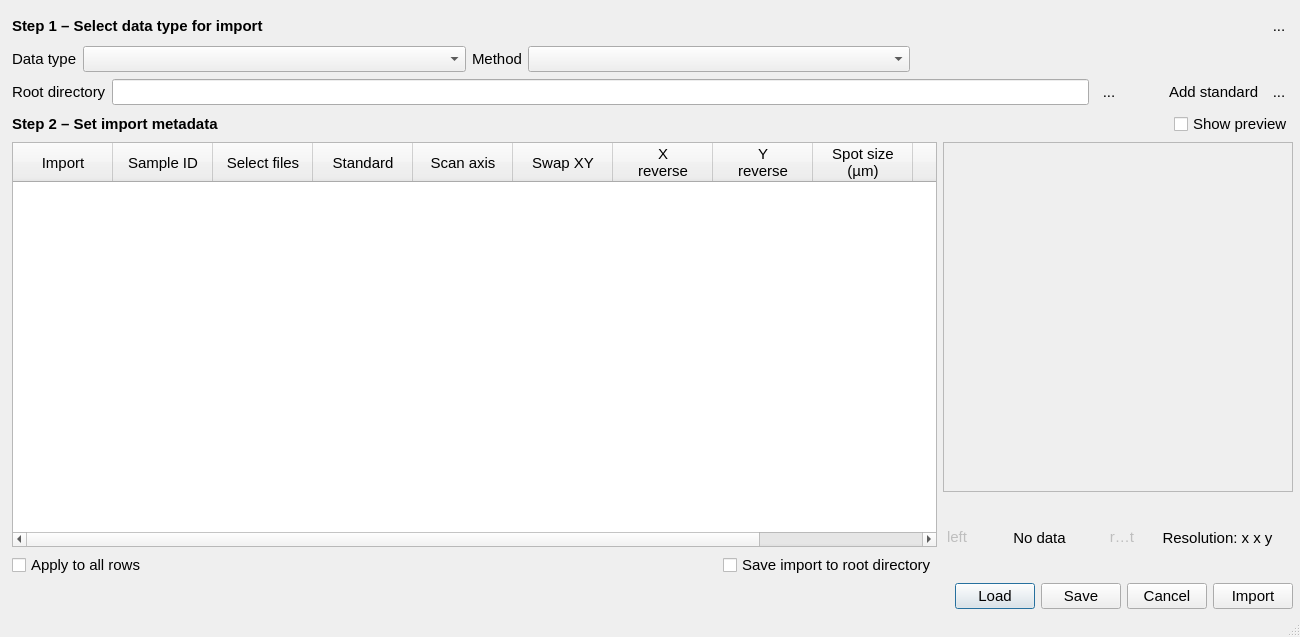
<?xml version="1.0" encoding="UTF-8"?>
<ui version="4.0">
 <class>MapImportDialog</class>
 <widget class="QDialog" name="MapImportDialog">
  <property name="geometry">
   <rect>
    <x>0</x>
    <y>0</y>
    <width>1300</width>
    <height>637</height>
   </rect>
  </property>
  <property name="sizePolicy">
   <sizepolicy hsizetype="Expanding" vsizetype="Fixed">
    <horstretch>0</horstretch>
    <verstretch>0</verstretch>
   </sizepolicy>
  </property>
  <property name="font">
   <font>
    <pointsize>11</pointsize>
   </font>
  </property>
  <property name="windowTitle">
   <string>MainWindow</string>
  </property>
  <widget class="QStatusBar" name="statusBar">
   <property name="geometry">
    <rect>
     <x>0</x>
     <y>610</y>
     <width>1301</width>
     <height>27</height>
    </rect>
   </property>
   <property name="sizePolicy">
    <sizepolicy hsizetype="Expanding" vsizetype="Preferred">
     <horstretch>0</horstretch>
     <verstretch>0</verstretch>
    </sizepolicy>
   </property>
  </widget>
  <widget class="QWidget" name="layoutWidget">
   <property name="geometry">
    <rect>
     <x>12</x>
     <y>12</y>
     <width>1281</width>
     <height>597</height>
    </rect>
   </property>
   <layout class="QVBoxLayout" name="verticalLayout_3">
    <item>
     <layout class="QHBoxLayout" name="horizontalLayout_7">
      <item>
       <widget class="QLabel" name="label">
        <property name="font">
         <font>
          <pointsize>11</pointsize>
          <bold>true</bold>
         </font>
        </property>
        <property name="text">
         <string>Step 1 – Select data type for import</string>
        </property>
       </widget>
      </item>
      <item>
       <spacer name="horizontalSpacer_5">
        <property name="orientation">
         <enum>Qt::Horizontal</enum>
        </property>
        <property name="sizeHint" stdset="0">
         <size>
          <width>40</width>
          <height>20</height>
         </size>
        </property>
       </spacer>
      </item>
      <item>
       <widget class="QToolButton" name="toolButton">
        <property name="minimumSize">
         <size>
          <width>28</width>
          <height>28</height>
         </size>
        </property>
        <property name="maximumSize">
         <size>
          <width>28</width>
          <height>28</height>
         </size>
        </property>
        <property name="toolTip">
         <string>Open help page</string>
        </property>
        <property name="styleSheet">
         <string notr="true">border : none;</string>
        </property>
        <property name="text">
         <string>...</string>
        </property>
        <property name="icon">
         <iconset resource="../resources.qrc">
          <normaloff>:/resources/icons/icon-question-64.svg</normaloff>:/resources/icons/icon-question-64.svg</iconset>
        </property>
        <property name="iconSize">
         <size>
          <width>24</width>
          <height>24</height>
         </size>
        </property>
       </widget>
      </item>
     </layout>
    </item>
    <item>
     <layout class="QHBoxLayout" name="horizontalLayout_2">
      <item>
       <widget class="QLabel" name="labelDataType">
        <property name="text">
         <string>Data type</string>
        </property>
       </widget>
      </item>
      <item>
       <widget class="QComboBox" name="comboBoxDataType">
        <property name="sizePolicy">
         <sizepolicy hsizetype="MinimumExpanding" vsizetype="Fixed">
          <horstretch>0</horstretch>
          <verstretch>0</verstretch>
         </sizepolicy>
        </property>
        <property name="toolTip">
         <string>Select data type</string>
        </property>
        <item>
         <property name="text">
          <string/>
         </property>
        </item>
        <item>
         <property name="text">
          <string>LA-ICP-MS</string>
         </property>
        </item>
        <item>
         <property name="text">
          <string>MLA</string>
         </property>
        </item>
        <item>
         <property name="text">
          <string>XRF</string>
         </property>
        </item>
        <item>
         <property name="text">
          <string>CL</string>
         </property>
        </item>
        <item>
         <property name="text">
          <string>SEM</string>
         </property>
        </item>
        <item>
         <property name="text">
          <string>Petrography photo</string>
         </property>
        </item>
       </widget>
      </item>
      <item>
       <widget class="QLabel" name="labelMethod">
        <property name="text">
         <string>Method</string>
        </property>
       </widget>
      </item>
      <item>
       <widget class="QComboBox" name="comboBoxMethod">
        <property name="sizePolicy">
         <sizepolicy hsizetype="MinimumExpanding" vsizetype="Fixed">
          <horstretch>0</horstretch>
          <verstretch>0</verstretch>
         </sizepolicy>
        </property>
        <property name="toolTip">
         <string>Select method of collection for data type</string>
        </property>
       </widget>
      </item>
      <item>
       <spacer name="horizontalSpacer">
        <property name="orientation">
         <enum>Qt::Horizontal</enum>
        </property>
        <property name="sizeHint" stdset="0">
         <size>
          <width>40</width>
          <height>20</height>
         </size>
        </property>
       </spacer>
      </item>
     </layout>
    </item>
    <item>
     <layout class="QHBoxLayout" name="horizontalLayout_5">
      <item>
       <widget class="QLabel" name="labelRootDirectory">
        <property name="text">
         <string>Root directory</string>
        </property>
       </widget>
      </item>
      <item>
       <widget class="QLineEdit" name="lineEditRootDirectory">
        <property name="toolTip">
         <string>Base directory filled with sample directories</string>
        </property>
        <property name="readOnly">
         <bool>true</bool>
        </property>
       </widget>
      </item>
      <item>
       <widget class="QToolButton" name="toolButtonOpenDirectory">
        <property name="minimumSize">
         <size>
          <width>28</width>
          <height>28</height>
         </size>
        </property>
        <property name="maximumSize">
         <size>
          <width>28</width>
          <height>28</height>
         </size>
        </property>
        <property name="toolTip">
         <string>Open directory</string>
        </property>
        <property name="styleSheet">
         <string notr="true">border : none;</string>
        </property>
        <property name="text">
         <string>...</string>
        </property>
        <property name="icon">
         <iconset resource="../resources.qrc">
          <normaloff>:/resources/icons/icon-add-directory-64.svg</normaloff>:/resources/icons/icon-add-directory-64.svg</iconset>
        </property>
        <property name="iconSize">
         <size>
          <width>24</width>
          <height>24</height>
         </size>
        </property>
       </widget>
      </item>
      <item>
       <spacer name="horizontalSpacer_3">
        <property name="orientation">
         <enum>Qt::Horizontal</enum>
        </property>
        <property name="sizeType">
         <enum>QSizePolicy::Fixed</enum>
        </property>
        <property name="sizeHint" stdset="0">
         <size>
          <width>40</width>
          <height>20</height>
         </size>
        </property>
       </spacer>
      </item>
      <item>
       <widget class="QLabel" name="labelAddStandard">
        <property name="text">
         <string>Add standard</string>
        </property>
       </widget>
      </item>
      <item>
       <widget class="QToolButton" name="toolButtonAddStandard">
        <property name="minimumSize">
         <size>
          <width>28</width>
          <height>28</height>
         </size>
        </property>
        <property name="maximumSize">
         <size>
          <width>28</width>
          <height>28</height>
         </size>
        </property>
        <property name="toolTip">
         <string>Add standard</string>
        </property>
        <property name="styleSheet">
         <string notr="true">border : none;</string>
        </property>
        <property name="text">
         <string>...</string>
        </property>
        <property name="icon">
         <iconset resource="../resources.qrc">
          <normaloff>:/resources/icons/icon-accept-64.svg</normaloff>:/resources/icons/icon-accept-64.svg</iconset>
        </property>
        <property name="iconSize">
         <size>
          <width>24</width>
          <height>24</height>
         </size>
        </property>
       </widget>
      </item>
     </layout>
    </item>
    <item>
     <layout class="QHBoxLayout" name="horizontalLayout_8">
      <item>
       <widget class="QLabel" name="label_2">
        <property name="font">
         <font>
          <pointsize>11</pointsize>
          <bold>true</bold>
         </font>
        </property>
        <property name="text">
         <string>Step 2 – Set import metadata</string>
        </property>
       </widget>
      </item>
      <item>
       <spacer name="horizontalSpacer_6">
        <property name="orientation">
         <enum>Qt::Horizontal</enum>
        </property>
        <property name="sizeHint" stdset="0">
         <size>
          <width>40</width>
          <height>20</height>
         </size>
        </property>
       </spacer>
      </item>
      <item>
       <widget class="QCheckBox" name="checkBoxPreview">
        <property name="toolTip">
         <string>Show preview map</string>
        </property>
        <property name="text">
         <string>Show preview</string>
        </property>
       </widget>
      </item>
     </layout>
    </item>
    <item>
     <layout class="QHBoxLayout" name="horizontalLayout_6">
      <item>
       <layout class="QVBoxLayout" name="verticalLayoutMetadataTable">
        <item>
         <widget class="QTableWidget" name="tableWidgetMetadata">
          <property name="toolTip">
           <string>Add missing metadata.  If left blank, quick import assumes square pixel dimensions</string>
          </property>
          <attribute name="horizontalHeaderCascadingSectionResizes">
           <bool>false</bool>
          </attribute>
          <attribute name="horizontalHeaderHighlightSections">
           <bool>false</bool>
          </attribute>
          <column>
           <property name="text">
            <string>Import</string>
           </property>
          </column>
          <column>
           <property name="text">
            <string>Sample ID</string>
           </property>
          </column>
          <column>
           <property name="text">
            <string>Select files</string>
           </property>
          </column>
          <column>
           <property name="text">
            <string>Standard</string>
           </property>
          </column>
          <column>
           <property name="text">
            <string>Scan axis</string>
           </property>
          </column>
          <column>
           <property name="text">
            <string>Swap XY</string>
           </property>
          </column>
          <column>
           <property name="text">
            <string>X
reverse</string>
           </property>
          </column>
          <column>
           <property name="text">
            <string>Y
reverse</string>
           </property>
          </column>
          <column>
           <property name="text">
            <string>Spot size
(µm)</string>
           </property>
          </column>
          <column>
           <property name="text">
            <string>Sweep
(s)</string>
           </property>
          </column>
          <column>
           <property name="text">
            <string>Speed
(µm/s)</string>
           </property>
          </column>
         </widget>
        </item>
        <item>
         <layout class="QHBoxLayout" name="horizontalLayout_4">
          <item>
           <widget class="QCheckBox" name="checkBoxApplyAll">
            <property name="toolTip">
             <string>&lt;html&gt;&lt;head/&gt;&lt;body&gt;&lt;p&gt;Apply changes to a single row in a column to all rows in the column&lt;/p&gt;&lt;/body&gt;&lt;/html&gt;</string>
            </property>
            <property name="text">
             <string>Apply to all rows</string>
            </property>
           </widget>
          </item>
          <item>
           <spacer name="horizontalSpacer_4">
            <property name="orientation">
             <enum>Qt::Horizontal</enum>
            </property>
            <property name="sizeHint" stdset="0">
             <size>
              <width>40</width>
              <height>20</height>
             </size>
            </property>
           </spacer>
          </item>
          <item>
           <widget class="QCheckBox" name="checkBoxSaveToRoot">
            <property name="toolTip">
             <string>Save import files to root directory, otherwise files are saved in $basedir/data/datatype</string>
            </property>
            <property name="text">
             <string>Save import to root directory</string>
            </property>
           </widget>
          </item>
         </layout>
        </item>
       </layout>
      </item>
      <item>
       <layout class="QVBoxLayout" name="verticalLayout_2">
        <item>
         <widget class="QFrame" name="framePreviewSample">
          <property name="sizePolicy">
           <sizepolicy hsizetype="Fixed" vsizetype="Fixed">
            <horstretch>0</horstretch>
            <verstretch>0</verstretch>
           </sizepolicy>
          </property>
          <property name="minimumSize">
           <size>
            <width>350</width>
            <height>350</height>
           </size>
          </property>
          <property name="maximumSize">
           <size>
            <width>350</width>
            <height>350</height>
           </size>
          </property>
          <property name="frameShape">
           <enum>QFrame::StyledPanel</enum>
          </property>
          <property name="frameShadow">
           <enum>QFrame::Raised</enum>
          </property>
         </widget>
        </item>
        <item>
         <layout class="QHBoxLayout" name="horizontalLayout_3">
          <item>
           <widget class="QToolButton" name="toolButtonPrevSample">
            <property name="enabled">
             <bool>false</bool>
            </property>
            <property name="minimumSize">
             <size>
              <width>28</width>
              <height>28</height>
             </size>
            </property>
            <property name="maximumSize">
             <size>
              <width>28</width>
              <height>28</height>
             </size>
            </property>
            <property name="toolTip">
             <string>Previous sample</string>
            </property>
            <property name="styleSheet">
             <string notr="true">border : none;</string>
            </property>
            <property name="text">
             <string>left</string>
            </property>
            <property name="icon">
             <iconset resource="../resources.qrc">
              <normaloff>:/resources/icons/icon-back-arrow-64.svg</normaloff>:/resources/icons/icon-back-arrow-64.svg</iconset>
            </property>
            <property name="iconSize">
             <size>
              <width>24</width>
              <height>24</height>
             </size>
            </property>
           </widget>
          </item>
          <item>
           <widget class="QLabel" name="labelSampleID">
            <property name="minimumSize">
             <size>
              <width>125</width>
              <height>0</height>
             </size>
            </property>
            <property name="maximumSize">
             <size>
              <width>125</width>
              <height>16777215</height>
             </size>
            </property>
            <property name="text">
             <string>No data</string>
            </property>
            <property name="alignment">
             <set>Qt::AlignCenter</set>
            </property>
           </widget>
          </item>
          <item>
           <widget class="QToolButton" name="toolButtonNextSample">
            <property name="enabled">
             <bool>false</bool>
            </property>
            <property name="minimumSize">
             <size>
              <width>28</width>
              <height>28</height>
             </size>
            </property>
            <property name="maximumSize">
             <size>
              <width>28</width>
              <height>28</height>
             </size>
            </property>
            <property name="toolTip">
             <string>Next sample</string>
            </property>
            <property name="styleSheet">
             <string notr="true">border : none;</string>
            </property>
            <property name="text">
             <string>right</string>
            </property>
            <property name="icon">
             <iconset resource="../resources.qrc">
              <normaloff>:/resources/icons/icon-forward-arrow-64.svg</normaloff>:/resources/icons/icon-forward-arrow-64.svg</iconset>
            </property>
            <property name="iconSize">
             <size>
              <width>24</width>
              <height>24</height>
             </size>
            </property>
           </widget>
          </item>
          <item>
           <widget class="QLabel" name="labelResolution">
            <property name="text">
             <string>Resolution: x x y</string>
            </property>
            <property name="alignment">
             <set>Qt::AlignCenter</set>
            </property>
           </widget>
          </item>
         </layout>
        </item>
       </layout>
      </item>
     </layout>
    </item>
    <item>
     <layout class="QHBoxLayout" name="horizontalLayout">
      <item>
       <spacer name="horizontalSpacer_2">
        <property name="orientation">
         <enum>Qt::Horizontal</enum>
        </property>
        <property name="sizeHint" stdset="0">
         <size>
          <width>40</width>
          <height>20</height>
         </size>
        </property>
       </spacer>
      </item>
      <item>
       <widget class="QPushButton" name="pushButtonLoad">
        <property name="toolTip">
         <string>Load metadata</string>
        </property>
        <property name="text">
         <string>Load</string>
        </property>
       </widget>
      </item>
      <item>
       <widget class="QPushButton" name="pushButtonSave">
        <property name="toolTip">
         <string>Save metadata</string>
        </property>
        <property name="text">
         <string>Save</string>
        </property>
       </widget>
      </item>
      <item>
       <widget class="QPushButton" name="pushButtonCancel">
        <property name="toolTip">
         <string>Cancel/Close window</string>
        </property>
        <property name="text">
         <string>Cancel</string>
        </property>
       </widget>
      </item>
      <item>
       <widget class="QPushButton" name="pushButtonImport">
        <property name="font">
         <font>
          <pointsize>11</pointsize>
         </font>
        </property>
        <property name="toolTip">
         <string>Import selected data</string>
        </property>
        <property name="text">
         <string>Import</string>
        </property>
       </widget>
      </item>
     </layout>
    </item>
   </layout>
  </widget>
 </widget>
 <resources>
  <include location="../resources.qrc"/>
 </resources>
 <connections/>
</ui>
